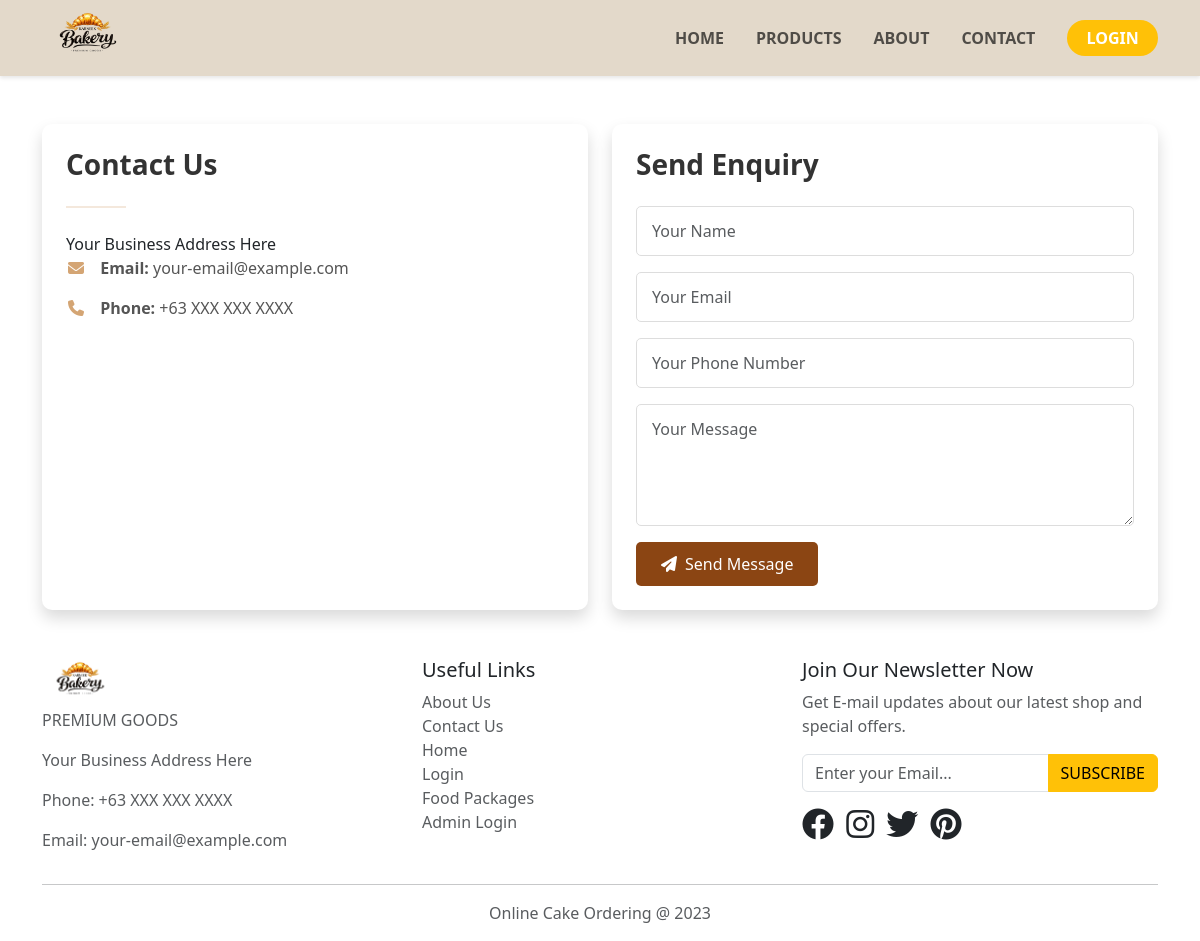
The page /contact.php on the database its author committed.
### tables this page shows
CREATE TABLE IF NOT EXISTS pages (
    pageID INT AUTO_INCREMENT PRIMARY KEY,
    pageTitle VARCHAR(255) NOT NULL,
    pageDescription TEXT,
    email VARCHAR(255),
    mobileNumber VARCHAR(20),
    pageType VARCHAR(50) UNIQUE NOT NULL
);

### connect.php (called while the page is built, shortened)
<?php
  function executePreparedQuery($query, $types = "", $params = []){
    $conn = $GLOBALS['conn'];
    try {
      $stmt = $conn->prepare($query);
    } catch (mysqli_sql_exception $e) {
      error_log("Prepare failed: " . $e->getMessage());
      return false;
    }
    if(!empty($params)){
      $stmt->bind_param($types, ...$params);
    }
    if(!$stmt->execute()){
      error_log("Execute failed: " . $stmt->error);
      $stmt->close();
      return false;
    }
    $result = $stmt->get_result();
    return $result;
  }
?>

### includes/bootstrap.php (called while the page is built, shortened)
<?php
require_once __DIR__ . '/../connect.php';
function e($value) {
    return htmlspecialchars((string)$value, ENT_QUOTES, 'UTF-8');
}

### contact.php (the view, shortened to what this page needs)
<?php
require_once __DIR__ . '/includes/bootstrap.php';
$query = "SELECT * FROM pages WHERE pageType = ?";
$result = executePreparedQuery($query, "s", ['contactus']);
$page = mysqli_fetch_assoc($result);
include("includes/header.php");
?>
<div class="container contact-page my-5">
  <div class="row g-4">
    <div class="col-md-6">
      <div class="card shadow p-4">
        <h3><?php echo e($page['pageTitle']); ?></h3>
        <hr>
        <div class="contact-info">
          <?php echo nl2br(e($page['pageDescription'])); ?>
          <p><i class="fas fa-envelope"></i> <strong>Email:</strong> <?php echo e($page['email']); ?></p>
          <p><i class="fas fa-phone"></i> <strong>Phone:</strong> <?php echo e($page['mobileNumber']); ?></p>
        </div>
      </div>
    </div>
    <div class="col-md-6">
      <div class="card shadow p-4">
        <h3>Send Enquiry</h3>
        <form method="POST" action="">
          <div class="mb-3">
            <input type="text" name="name" class="form-control" placeholder="Your Name" required>
          </div>
          <div class="mb-3">
            <input type="email" name="email" class="form-control" placeholder="Your Email" required>
          </div>
          <div class="mb-3">
            <input type="tel" name="mobileNumber" class="form-control" placeholder="Your Phone Number" required>
          </div>
          <div class="mb-3">
            <textarea name="message" class="form-control" rows="4" placeholder="Your Message" required></textarea>
          </div>
          <button type="submit" class="btn btn-send">
            <i class="fas fa-paper-plane me-2"></i>Send Message
          </button>
        </form>
      </div>
    </div>
  </div>
</div>
<?php include("includes/footer.php"); ?>

### css/style.css (style rules this page uses)
.contact-page .card { height: 100%; border: none; border-radius: 10px; transition: transform 0.3s ease, box-shadow 0.3s ease; }
.contact-page .card h3 { color: #333; margin-bottom: 1.5rem; font-weight: 600; }
.contact-page .card hr { border-top: 2px solid #d4a574; width: 60px; margin: 0 0 1.5rem 0; }
.contact-page .form-control { border: 1px solid #ddd; padding: 12px 15px; margin-bottom: 1rem; border-radius: 5px; transition: border-color 0.3s ease; }
.contact-page .btn-send { background-color: #8B4513; color: white; padding: 10px 25px; border: none; border-radius: 5px; transition: all 0.3s ease; }
.contact-info p { margin-bottom: 1rem; color: #555; }
.contact-info i { color: #d4a574; margin-right: 10px; width: 20px; text-align: center; }

### rows shown on the page
pages: pageTitle "Contact Us", pageDescription "Your Business Address Here", email "your-email@example.com", mobileNumber "+63 XXX XXX XXXX"
